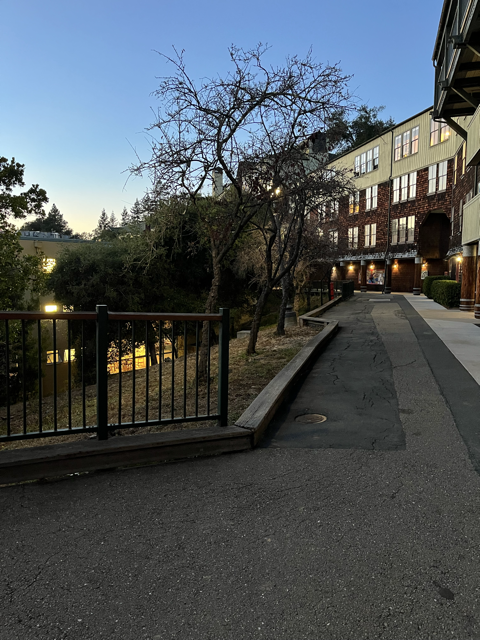
#> input picture proj_4/images/building_8_1.png, 480 x 640 px, given in place of comp_screen.png, which was not available
$ python recovering_homographies.py
#> lines starting #> are read from the running program, lines starting #| are printed output that depends on the picture
# These are just some suggested libraries
# instead of scikit-image you could use matplotlib and opencv to read, write, and display images

import numpy as np
import skimage as sk
import skimage.io as skio
import json # I need this to read the corresponding points
import matplotlib.pyplot as plt
import time
import os
import sys

np.set_printoptions(precision=3, suppress=True, linewidth=150)

os.makedirs('output_images', exist_ok=True)

# [90 lines left out: functions computeH, outline, inverse_warping, warpImageNearestNeighbor, warpImageBilinear, not called in this run]

def rectification(pic, json_name, W, Ht, rotate=True):
#> called with pic = 'comp_screen.png', json_name = 'computer_screen.json', W = 1600, Ht = 1000, rotate = True
    name = pic.split('.')[0]
    imname = f'images/{pic}'

    # read in the image
    im = skio.imread(imname)
#> im is the input picture: shape (640, 480, 4); mean R, G, B, A 76.5, 83.6, 88, 255

    im = sk.img_as_float(im)

    im = im[..., :3]
#> im: shape (640, 480, 3) float64

    #Display the image correctly
    if rotate:
        im = np.rot90(im, k=-1)
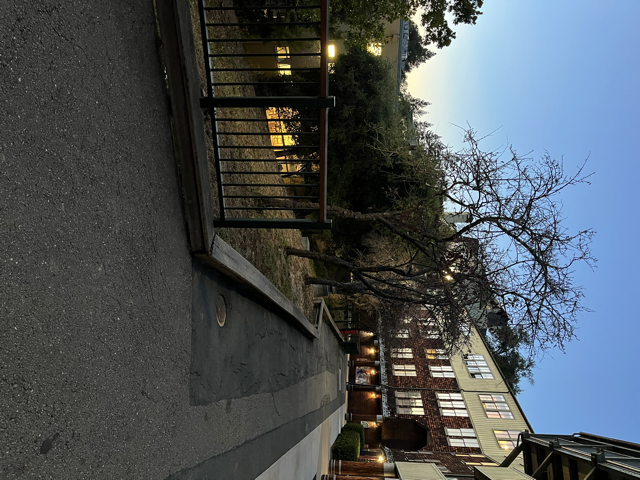
#> im: shape (480, 640, 3) float64; mean R, G, B 0.3, 0.328, 0.345

#> (the run stopped early here; a loop or call above may not have finished)

$ run again, on proj_4/images/stairs_2.png
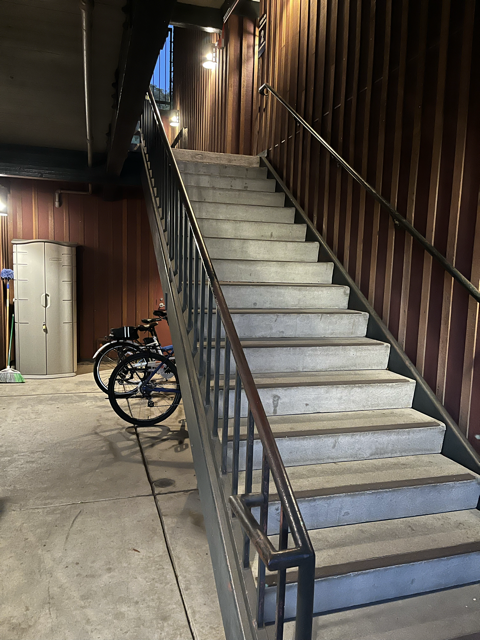
#> input picture proj_4/images/stairs_2.png, 480 x 640 px, given in place of comp_screen.png, which was not available
#> in rectification, im is the input picture: shape (640, 480, 4); mean R, G, B, A 96.7, 89.6, 80.7, 255
#> in rectification, `im = np.rot90(im, k=-1)`:
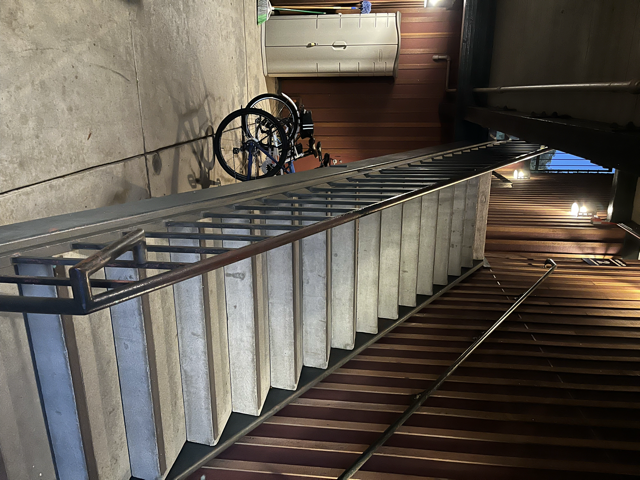
#> im: shape (480, 640, 3) float64; mean R, G, B 0.379, 0.351, 0.317
